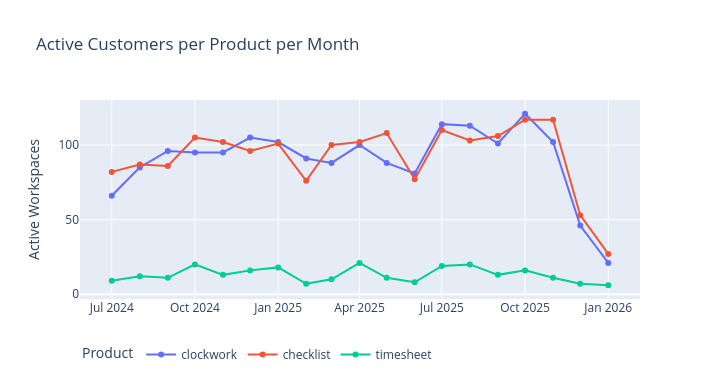

Notebook code cell kept with this figure:
### Markdown cell above
#### How many active customers do we have per product, per month?

### Code cell
df = query("""
    SELECT
        sale_month,
        addon_key,
        active_workspaces_per_product_month AS active_customers
    FROM MARTS.MART_ACTIVE_CUSTOMERS
    WHERE sale_month < DATE_TRUNC('month', CURRENT_DATE)
    GROUP BY 1, 2, 3
    ORDER BY 1
""")

df['SALE_MONTH'] = pd.to_datetime(df['SALE_MONTH'])
df['product'] = df['ADDON_KEY'].str.replace('com.herocoders.', '', regex=False)

fig = px.line(
    df, x='SALE_MONTH', y='ACTIVE_CUSTOMERS', color='product',
    title='Active Customers per Product per Month',
    labels={'SALE_MONTH': '', 'ACTIVE_CUSTOMERS': 'Active Workspaces', 'product': 'Product'},
    markers=True
)
fig.update_layout(width=720, height=380, legend=dict(orientation='h', y=-0.2))
fig.show()

### Figure 1 — Plotly figure (JSON) as saved in the notebook; plotly's stock layout.template omitted (floating-point values rounded to 4 significant figures)
{"data": [{"hovertemplate": "Product=clockwork<br>=%{x}<br>Active Workspaces=%{y}<extra></extra>", "legendgroup": "clockwork", "line": {"color": "#636efa", "dash": "solid"}, "marker": {"symbol": "circle"}, "mode": "lines+markers", "name": "clockwork", "orientation": "v", "showlegend": true, "type": "scatter", "x": ["2024-07-01T00:00:00.000000000", "2024-08-01T00:00:00.000000000", "2024-09-01T00:00:00.000000000", "2024-10-01T00:00:00.000000000", "2024-11-01T00:00:00.000000000", "2024-12-01T00:00:00.000000000", "2025-01-01T00:00:00.000000000", "2025-02-01T00:00:00.000000000", "2025-03-01T00:00:00.000000000", "2025-04-01T00:00:00.000000000", "2025-05-01T00:00:00.000000000", "2025-06-01T00:00:00.000000000", "2025-07-01T00:00:00.000000000", "2025-08-01T00:00:00.000000000", "2025-09-01T00:00:00.000000000", "2025-10-01T00:00:00.000000000", "2025-11-01T00:00:00.000000000", "2025-12-01T00:00:00.000000000", "2026-01-01T00:00:00.000000000"], "xaxis": "x", "y": [66, 85, 96, 95, 95, 105, 102, 91, 88, 100, 88, 81, 114, 113, 101, 121, 102, 46, 21], "yaxis": "y"}, {"hovertemplate": "Product=checklist<br>=%{x}<br>Active Workspaces=%{y}<extra></extra>", "legendgroup": "checklist", "line": {"color": "#EF553B", "dash": "solid"}, "marker": {"symbol": "circle"}, "mode": "lines+markers", "name": "checklist", "orientation": "v", "showlegend": true, "type": "scatter", "x": ["2024-07-01T00:00:00.000000000", "2024-08-01T00:00:00.000000000", "2024-09-01T00:00:00.000000000", "2024-10-01T00:00:00.000000000", "2024-11-01T00:00:00.000000000", "2024-12-01T00:00:00.000000000", "2025-01-01T00:00:00.000000000", "2025-02-01T00:00:00.000000000", "2025-03-01T00:00:00.000000000", "2025-04-01T00:00:00.000000000", "2025-05-01T00:00:00.000000000", "2025-06-01T00:00:00.000000000", "2025-07-01T00:00:00.000000000", "2025-08-01T00:00:00.000000000", "2025-09-01T00:00:00.000000000", "2025-10-01T00:00:00.000000000", "2025-11-01T00:00:00.000000000", "2025-12-01T00:00:00.000000000", "2026-01-01T00:00:00.000000000"], "xaxis": "x", "y": [82, 87, 86, 105, 102, 96, 101, 76, 100, 102, 108, 77, 110, 103, 106, 117, 117, 53, 27], "yaxis": "y"}, {"hovertemplate": "Product=timesheet<br>=%{x}<br>Active Workspaces=%{y}<extra></extra>", "legendgroup": "timesheet", "line": {"color": "#00cc96", "dash": "solid"}, "marker": {"symbol": "circle"}, "mode": "lines+markers", "name": "timesheet", "orientation": "v", "showlegend": true, "type": "scatter", "x": ["2024-07-01T00:00:00.000000000", "2024-08-01T00:00:00.000000000", "2024-09-01T00:00:00.000000000", "2024-10-01T00:00:00.000000000", "2024-11-01T00:00:00.000000000", "2024-12-01T00:00:00.000000000", "2025-01-01T00:00:00.000000000", "2025-02-01T00:00:00.000000000", "2025-03-01T00:00:00.000000000", "2025-04-01T00:00:00.000000000", "2025-05-01T00:00:00.000000000", "2025-06-01T00:00:00.000000000", "2025-07-01T00:00:00.000000000", "2025-08-01T00:00:00.000000000", "2025-09-01T00:00:00.000000000", "2025-10-01T00:00:00.000000000", "2025-11-01T00:00:00.000000000", "2025-12-01T00:00:00.000000000", "2026-01-01T00:00:00.000000000"], "xaxis": "x", "y": [9, 12, 11, 20, 13, 16, 18, 7, 10, 21, 11, 8, 19, 20, 13, 16, 11, 7, 6], "yaxis": "y"}], "layout": {"height": 380, "legend": {"orientation": "h", "title": {"text": "Product"}, "tracegroupgap": 0, "y": -0.2}, "title": {"text": "Active Customers per Product per Month"}, "width": 720, "xaxis": {"anchor": "y", "domain": [0, 1], "title": {"text": ""}}, "yaxis": {"anchor": "x", "domain": [0, 1], "title": {"text": "Active Workspaces"}}}}
